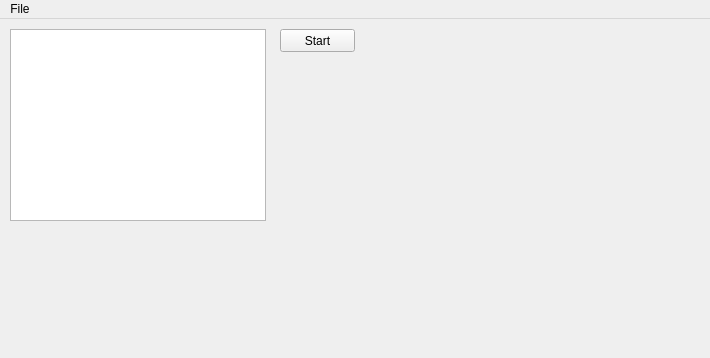
<?xml version="1.0" encoding="UTF-8"?>
<ui version="4.0">
 <class>MainWindow</class>
 <widget class="QMainWindow" name="MainWindow">
  <property name="geometry">
   <rect>
    <x>0</x>
    <y>0</y>
    <width>710</width>
    <height>358</height>
   </rect>
  </property>
  <property name="windowTitle">
   <string>TorqueRippleTest</string>
  </property>
  <widget class="QWidget" name="centralwidget">
   <widget class="QPushButton" name="ob_Start_Button">
    <property name="enabled">
     <bool>true</bool>
    </property>
    <property name="geometry">
     <rect>
      <x>280</x>
      <y>10</y>
      <width>75</width>
      <height>23</height>
     </rect>
    </property>
    <property name="text">
     <string>Start</string>
    </property>
    <property name="autoDefault">
     <bool>false</bool>
    </property>
   </widget>
   <widget class="QListWidget" name="ob_listWidget">
    <property name="geometry">
     <rect>
      <x>10</x>
      <y>10</y>
      <width>256</width>
      <height>192</height>
     </rect>
    </property>
   </widget>
  </widget>
  <widget class="QMenuBar" name="menubar">
   <property name="geometry">
    <rect>
     <x>0</x>
     <y>0</y>
     <width>710</width>
     <height>21</height>
    </rect>
   </property>
   <widget class="QMenu" name="ob_menuFile">
    <property name="title">
     <string>File</string>
    </property>
   </widget>
   <addaction name="ob_menuFile"/>
  </widget>
 </widget>
 <resources/>
 <connections/>
</ui>
